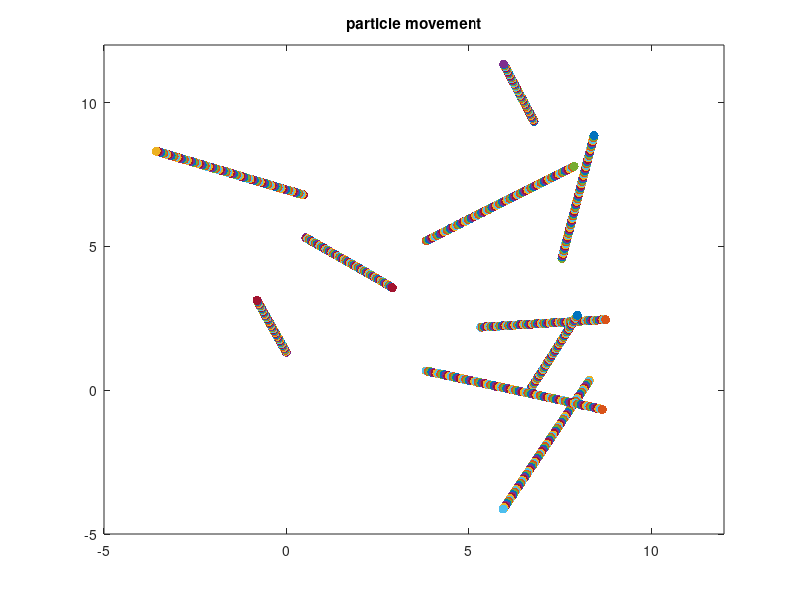

This figure's MATLAB source: (Note: this script raises an error after producing the figure.)
MD = importdata('test.dat');
num_particles = 10;
len = length(MD.data(:,1));

a = 1;
b = 1;
c = 1;
d = 1;
e = 1;
f = 1;
g = 1;
h = 1;
ai = 1;
j = 1;

% GET POSITIONS FOR EACH PARTICLE
for i = 1:len
    
    if (MD.data(i,1) == 0)
        particle0.x(a) = MD.data(i,2);
        particle0.y(a) = MD.data(i,3);
        a = a + 1;
    elseif (MD.data(i,1) == 1)
        particle1.x(b) = MD.data(i,2);
        particle1.y(b) = MD.data(i,3);
        b = b + 1;
    elseif (MD.data(i,1) == 2)
        particle2.x(c) = MD.data(i,2);
        particle2.y(c) = MD.data(i,3);
        c = c + 1;
    elseif (MD.data(i,1) == 3)
        particle3.x(d) = MD.data(i,2);
        particle3.y(d) = MD.data(i,3);
        d = d + 1;
    elseif (MD.data(i,1) == 4)
        particle4.x(e) = MD.data(i,2);
        particle4.y(e) = MD.data(i,3);
        e = e + 1;
    elseif (MD.data(i,1) == 5)
        particle5.x(f) = MD.data(i,2);
        particle5.y(f) = MD.data(i,3);
        f = f + 1;
    elseif (MD.data(i,1) == 6)
        particle6.x(g) = MD.data(i,2);
        particle6.y(g) = MD.data(i,3);
        g = g + 1;
    elseif (MD.data(i,1) == 7)
        particle7.x(h) = MD.data(i,2);
        particle7.y(h) = MD.data(i,3);
        h = h + 1;
    elseif (MD.data(i,1) == 8)
        particle8.x(ai) = MD.data(i,2);
        particle8.y(ai) = MD.data(i,3);
        ai = ai + 1;
    elseif (MD.data(i,1) == 9)
        particle9.x(j) = MD.data(i,2);
        particle9.y(j) = MD.data(i,3);
        j = j + 1;
    end        
end

num_frames = len / num_particles;

for jello = 1:num_frames
    plot(particle0.x(jello),particle0.y(jello),'.','MarkerSize',20)
    hold on
    plot(particle1.x(jello),particle1.y(jello),'.','MarkerSize',20)
    hold on
    plot(particle2.x(jello),particle2.y(jello),'.','MarkerSize',20)
    hold on
    plot(particle3.x(jello),particle3.y(jello),'.','MarkerSize',20)
    hold on
    plot(particle4.x(jello),particle4.y(jello),'.','MarkerSize',20)
    hold on
    plot(particle5.x(jello),particle5.y(jello),'.','MarkerSize',20)
    hold on
    plot(particle6.x(jello),particle6.y(jello),'.','MarkerSize',20)
    hold on
    plot(particle7.x(jello),particle7.y(jello),'.','MarkerSize',20)
    hold on
    plot(particle8.x(jello),particle8.y(jello),'.','MarkerSize',20)
    hold on
    plot(particle9.x(jello),particle9.y(jello),'.','MarkerSize',20)
    xlim([-5,12]);
    ylim([-5,12]);
    title('particle movement');
    F(jello) = getframe; 
end

writerObj = VideoWriter('particle_movement.avi');
open(writerObj);
writeVideo(writerObj, F)
close(writerObj);




